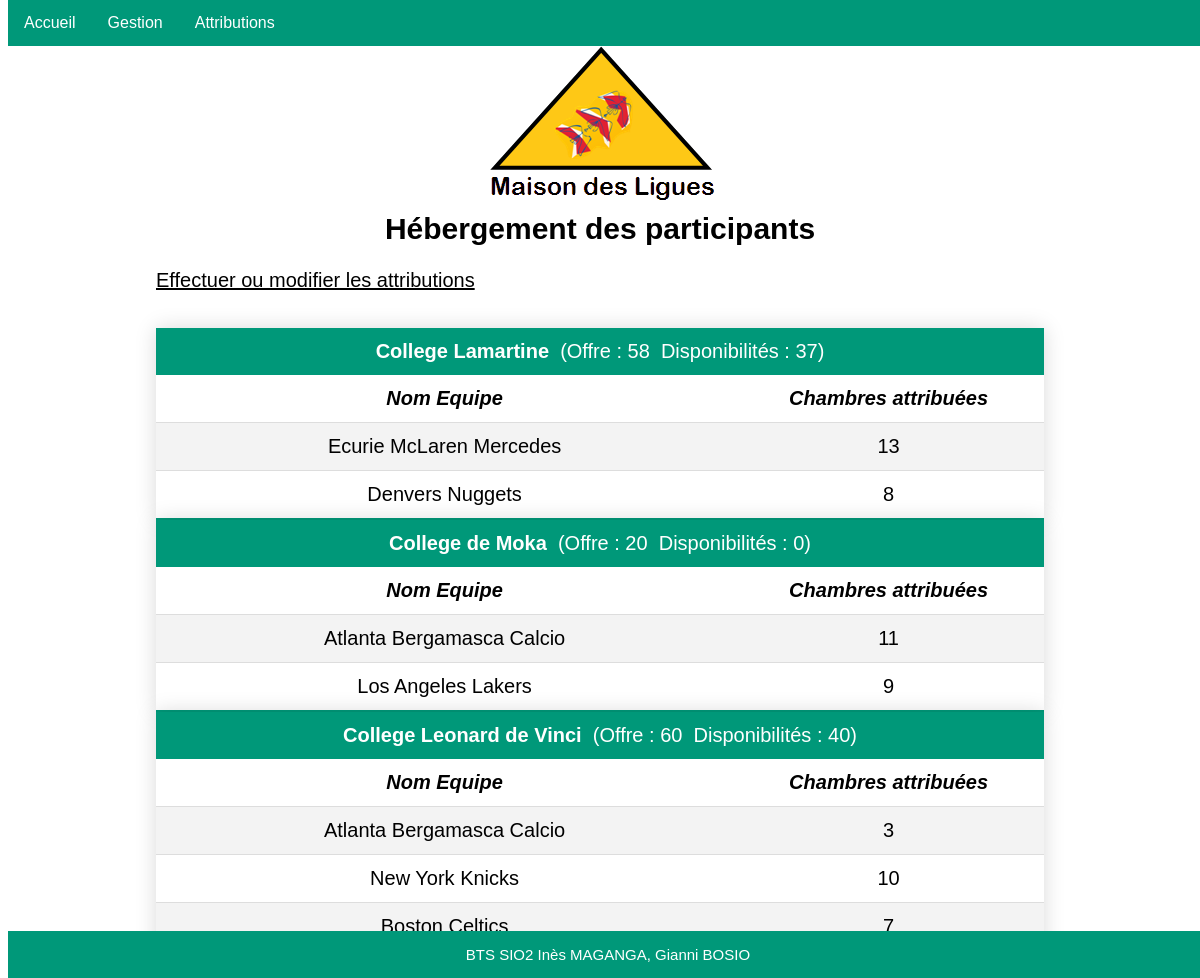
The app's page /consultationAttributions.php with its own data.
### tables this page shows
create table Etablissement 
(idEtab char(8) not null, 
nomEtab varchar(45) not null,
adresseRue varchar(45) not null, 
codePostal char(5) not null, 
ville varchar(35) not null,
tel varchar(13) not null,
adresseElectronique varchar(70),
type tinyint not null,
civiliteResponsable varchar(12) not null,
nomResponsable varchar(25) not null,
prenomResponsable varchar(25),
nombreChambresOffertes integer,
constraint pk_Etablissement primary key(idEtab));

### _gestionBase.inc.php (called while the page is built, shortened)
<?php
function obtenirReqEtablissementsAyantChambresAttribuées()
{
   $req="SELECT distinct e.idEtab, nomEtab, nombreChambresOffertes from Etablissement e,
         Attribution a where e.idEtab = a.idEtab order by idEtab";
   return $req;
}
function obtenirNbEtabOffrantChambres($connexion)
{
   $req="SELECT count(*) as nombreEtabOffrantChambres from Etablissement where
         nombreChambresOffertes!=0";
   $rsEtabOffrantChambres=$connexion->query($req);
   $lgEtabOffrantChambres=$rsEtabOffrantChambres->fetch();
   return $lgEtabOffrantChambres["nombreEtabOffrantChambres"];
}
function obtenirNbOccup($connexion, $id)
{
   $req="SELECT IFNULL(sum(nombreChambres), 0) as totalChambresOccup from
        Attribution where idEtab='$id'";
   $rsOccup=$connexion->query($req);
   $lgOccup=$rsOccup->fetch();
   return $lgOccup["totalChambresOccup"];
}
function obtenirReqEquipesEtab($idEtab)
{
   $req="SELECT distinct Attribution.idEquipe, nomEquipe from Equipe, Attribution where Attribution.idEquipe=Equipe.idEquipe and idEtab='$idEtab'";
   return $req;
}
function obtenirNbOccupEquipe($connexion, $idEtab, $idEquipe)
{
   $req="SELECT nombreChambres From Attribution where idEtab='$idEtab'
        and idEquipe='$idEquipe'";
   $rsAttribEquipe=$connexion->query($req);
   if ($lgAttribEquipe=$rsAttribEquipe->fetch())
      return $lgAttribEquipe["nombreChambres"];
   else
      return 0;
}
?>

### consultationAttributions.php (the view, shortened to what this page needs)
<?php
include("_debut.inc.php");
include("_gestionBase.inc.php");
include ("_fin.inc.php");
$connexion=Connect();
$nbEtab=obtenirNbEtabOffrantChambres($connexion);
if ($nbEtab!=0)
{
   echo "
   <table width='75%' cellspacing='0' cellpadding='0' align='center'
   <tr><td>
   <a href='modificationAttributions.php?action=demanderModifAttrib'>
   Effectuer ou modifier les attributions</a></td></tr></table><br><br>";
   $req=obtenirReqEtablissementsAyantChambresAttribuées();
   $rsEtab=$connexion->query($req);
   $lgEtab=$rsEtab->fetchALL(PDO::FETCH_ASSOC);
   foreach ($lgEtab as $row)
   {
      $idEtab=$row['idEtab'];
      $nomEtab=$row['nomEtab'];
      echo "<table width='75%' cellspacing='0' cellpadding='0' align='center'
      class='styled-table'>";
      echo "<thead>";
      $nbOffre=$row['nombreChambresOffertes'];
      $nbOccup=obtenirNbOccup($connexion, $idEtab);
      $nbChLib = $nbOffre - $nbOccup;
      echo "
      <tr>
         <td colspan='2' align='left'><strong>$nomEtab</strong>&nbsp;
         (Offre : $nbOffre&nbsp;&nbsp;Disponibilités : $nbChLib)
         </td>
      </tr>
      </thead>";
      echo "
      <tbody>
      <tr>
         <td width='65%' align='left'><i><strong>Nom Equipe</strong></i></td>
         <td width='35%' align='left'><i><strong>Chambres attribuées</strong></i>
         </td>
      </tr>";
      $req=obtenirReqEquipesEtab($idEtab);
      $rsEquipe=$connexion->query($req);
      $lgEquipe=$rsEquipe->fetchALL(PDO::FETCH_ASSOC);
      foreach($lgEquipe as $row)
      {
         $idEquipe=$row['idEquipe'];
         $nomEquipe=$row['nomEquipe'];
         echo "
         <tr>
            <td width='65%' align='left'>$nomEquipe</td>";
         $nbOccupEquipe=obtenirNbOccupEquipe($connexion, $idEtab, $idEquipe);
         echo "
            <td width='35%' align='left'>$nbOccupEquipe</td>
         </tr>";
      }
   }
   echo "</tbody></table><br>";
}
?>

### cssGeneral.css (style rules this page uses)
a { color: #000000; }
.styled-table { border-collapse: collapse; font-family: Arial, Helvetica, sans-serif; box-shadow: 0 0 20px rgba(0, 0, 0, 0.15); }
.styled-table thead tr { background-color:#009879; color: #ffffff; text-align: center; }
.styled-table td { padding: 12px 15px; text-align: center; }
.styled-table tbody tr { border-bottom: 1px solid #dddddd; }
.styled-table tbody tr:nth-of-type(even) { background-color: #f3f3f3; }
.styled-table tbody tr:last-of-type { border-bottom: 2px solid #009879; }
td,tr { font:20px Arial, Helvetica, sans-serif; }

### records on screen
etablissement: nomEtab "College Lamartine", nombreChambresOffertes "58", nbChLib "37", nomEquipe "Ecurie McLaren Mercedes", nbOccupEquipe "13", nomEquipe "Denvers Nuggets", nbOccupEquipe "8"
etablissement: nomEtab "College de Moka", nombreChambresOffertes "20", nbChLib "0", nomEquipe "Atlanta Bergamasca Calcio", nbOccupEquipe "11", nomEquipe "Los Angeles Lakers", nbOccupEquipe "9"
etablissement: nomEtab "College Leonard de Vinci", nombreChambresOffertes "60", nbChLib "40", nomEquipe "Atlanta Bergamasca Calcio", nbOccupEquipe "3", nomEquipe "New York Knicks", nbOccupEquipe "10", nomEquipe "Boston Celtics", nbOccupEquipe "7"
